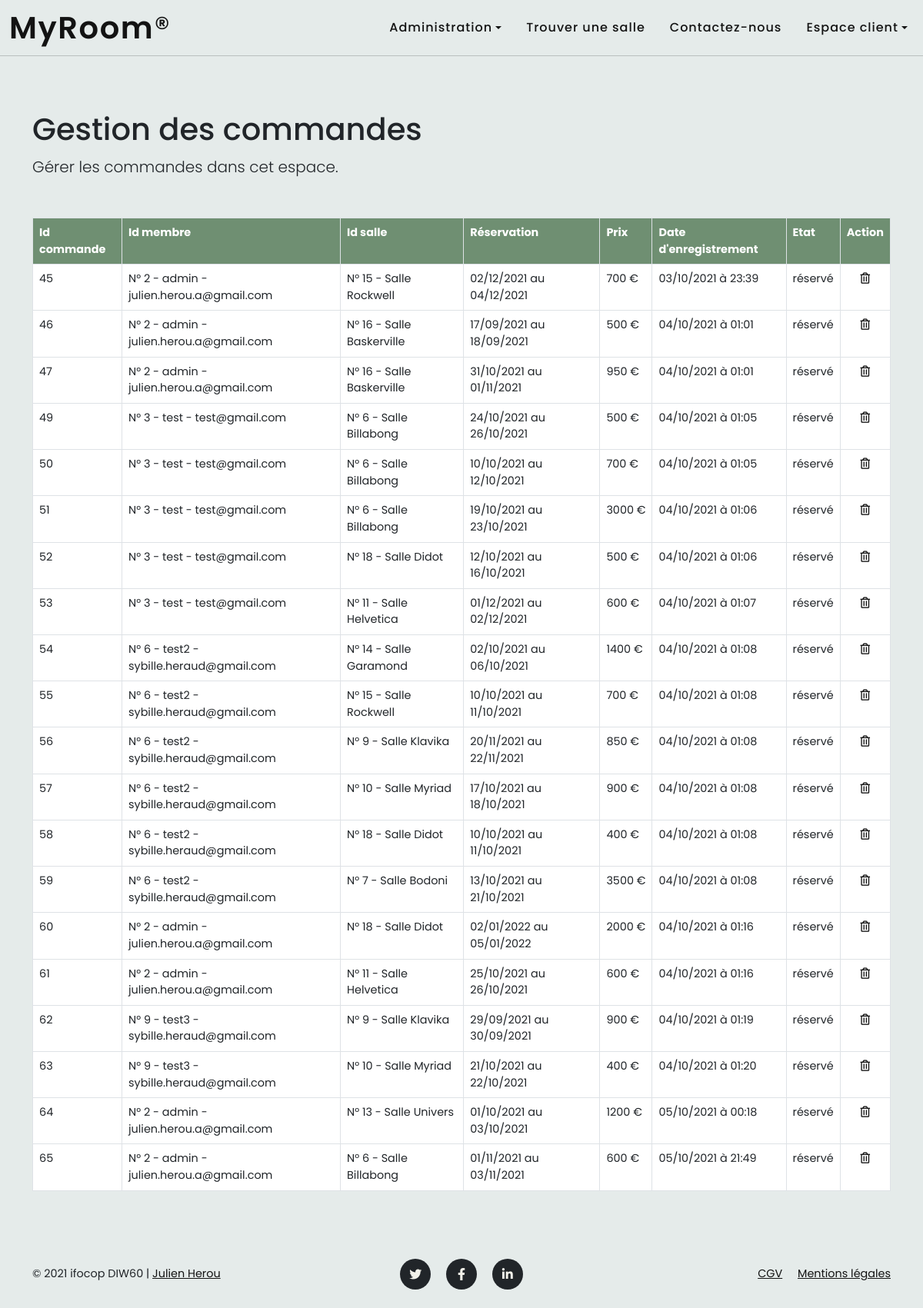
The app's page /admin/gestion_commandes.php (signed in) with its own data.
### tables this page shows
CREATE TABLE IF NOT EXISTS `salle` (
  `id_salle` int(3) NOT NULL AUTO_INCREMENT,
  `titre` varchar(255) NOT NULL,
  `description` text NOT NULL,
  `photo` varchar(255) NOT NULL,
  `pays` varchar(255) NOT NULL,
  `ville` varchar(255) NOT NULL,
  `adresse` varchar(255) NOT NULL,
  `cp` varchar(5) NOT NULL,
  `capacite` int(3) NOT NULL,
  `categorie` enum('Réunion','Bureau','Formation') NOT NULL,
  PRIMARY KEY (`id_salle`)
);

CREATE TABLE IF NOT EXISTS `commande` (
  `id_commande` int(3) NOT NULL AUTO_INCREMENT,
  `id_membre` int(5) DEFAULT NULL,
  `id_produit` int(3) DEFAULT NULL,
  `date_enregistrement` datetime NOT NULL,
  PRIMARY KEY (`id_commande`),
  KEY `id_produit` (`id_produit`),
  KEY `id_membre` (`id_membre`)
);

CREATE TABLE IF NOT EXISTS `membre` (
  `id_membre` int(5) NOT NULL AUTO_INCREMENT,
  `pseudo` varchar(255) NOT NULL,
  `mdp` varchar(255) NOT NULL,
  `nom` varchar(255) NOT NULL,
  `prenom` varchar(255) NOT NULL,
  `email` varchar(255) NOT NULL,
  `civilite` enum('m','f','nb') NOT NULL,
  `statut` int(1) NOT NULL,
  `date_enregistrement` datetime NOT NULL,
  PRIMARY KEY (`id_membre`)
);

CREATE TABLE IF NOT EXISTS `produit` (
  `id_produit` int(3) NOT NULL AUTO_INCREMENT,
  `id_salle` int(3) NOT NULL,
  `date_arrivee` datetime NOT NULL,
  `date_depart` datetime NOT NULL,
  `prix` int(5) NOT NULL,
  `etat` enum('libre','reservation') NOT NULL,
  PRIMARY KEY (`id_produit`),
  KEY `produit_ibfk_1` (`id_salle`)
);

### admin/gestion_commandes.php (the view, shortened to what this page needs)
<?php
include '../inc/init.inc.php';
$liste_commande = $pdo->query("SELECT * FROM salle, produit, membre, commande WHERE salle.id_salle = produit.id_salle AND membre.id_membre = commande.id_membre AND produit.id_produit = commande.id_produit ORDER BY id_commande");
include '../inc/header.inc.php';
include '../inc/nav-back.inc.php';
?>
    <header class="container mt-5">
        <div class="pt-5 rounded col-12">
            <h1 class="mt-5">Gestion des commandes</h1>
            <p class="lead">Gérer les commandes dans cet espace.</p>
        </div>
    </header>
    <main class="container main-back mt-5" id="main-back-commande">
        <div class="row">
            <div class="col-12 mx-auto bloc-table">
                <table class="table table-bordered bg-white">
                    <tr class="bg-perso-green text-white">
                        <th>Id commande</th>
                        <th>Id membre</th>
                        <th>Id salle</th>
                        <th>Réservation</th>
                        <th>Prix</th>
                        <th>Date d'enregistrement</th>
                        <th>Etat</th>
                        <th>Action</th>
                    </tr>
                    <?php
                    while($ligne = $liste_commande->fetch(PDO::FETCH_ASSOC)) {
                        echo '<tr>';
                        echo '<td>' . $ligne['id_commande'] . '</td>';
                        echo '<td>N° ' . $ligne['id_membre'] . ' - ' . $ligne['pseudo'] . ' - ' . $ligne['email'] . '</td>';
                        echo '<td>N° ' . $ligne['id_salle'] . ' - Salle ' . $ligne['titre'];
                        echo '<td>' . date('d/m/Y', strtotime($ligne['date_arrivee'])) . ' au ' . date('d/m/Y', strtotime($ligne['date_depart'])) . '</td>';
                        echo '<td>' . $ligne['prix'] . '&nbsp;€</td>';
                        echo '<td> ' . date('d/m/Y à H:i', strtotime($ligne['date_enregistrement'])) . '</td>';
                        if ( $ligne['etat'] == 'reservation') {
                            echo '<td>réservé</td>';
                        } else {
                            echo '<td>' . $ligne['etat'] . '</td>';
                        }
                        echo '
                            <td class="text-center">
                                <a href="?action=supprimer&id_commande=' . $ligne['id_commande'] . '" class="btn-supr confirm_delete" ><i class="far fa-trash-alt"></i></a>
                            </td>';
                        echo '</tr>';
                    }
                    ?>
                </table>
            </div>
        </div>
    </main>
<?php
include '../inc/footer.inc.php';

### assets/css/style.css (style rules this page uses)
:root { --bg-color: #F3F2EA; --text-color: #131313; --primary-color: #6F8F72; --secondary-color: #717C89; --tertiary-color: #D88373; --quaternary-color: #E5EBEA; scroll-behavior: smooth; }
html { scroll-padding-top: 4.5rem; }
body { position: relative; overflow-x: hidden; background-color: var(--bg-color); font-family: 'Poppins', sans-serif; }
.body-back { background-color: var(--quaternary-color); }
p { line-height: 1.75; }
.bg-perso-green { background-color: var(--primary-color); }
.btn-supr { padding: .5rem; color: #131313; }
#main-back-commande table { font-size: .9rem; }

### records on screen
salle: commande.id_commande "45", commande.id_membre "2", membre.pseudo "admin", membre.email "julien.herou.a@gmail.com", produit.id_salle "15", titre "Rockwell", produit.date_arrivee "02/12/2021", produit.date_depart "04/12/2021", produit.prix "700", commande.date_enregistrement "03/10/2021 à 23:39", commande.id_commande "55", commande.id_membre "6", membre.pseudo "test2", membre.email "sybille.heraud@gmail.com", produit.date_arrivee "10/10/2021", produit.date_depart "11/10/2021", commande.date_enregistrement "04/10/2021 à 01:08"
salle: commande.id_commande "46", commande.id_membre "2", membre.pseudo "admin", membre.email "julien.herou.a@gmail.com", produit.id_salle "16", titre "Baskerville", produit.date_arrivee "17/09/2021", produit.date_depart "18/09/2021", produit.prix "500", commande.date_enregistrement "04/10/2021 à 01:01", commande.id_commande "47", produit.date_arrivee "31/10/2021", produit.date_depart "01/11/2021", produit.prix "950"
salle: commande.id_commande "49", commande.id_membre "3", membre.pseudo "test", membre.email "test@gmail.com", produit.id_salle "6", titre "Billabong", produit.date_arrivee "24/10/2021", produit.date_depart "26/10/2021", produit.prix "500", commande.date_enregistrement "04/10/2021 à 01:05", commande.id_commande "50", produit.date_arrivee "10/10/2021", produit.date_depart "12/10/2021", produit.prix "700", commande.id_commande "51", produit.date_arrivee "19/10/2021", produit.date_depart "23/10/2021", produit.prix "3000", commande.date_enregistrement "04/10/2021 à 01:06", commande.id_commande "65", commande.id_membre "2", membre.pseudo "admin", membre.email "julien.herou.a@gmail.com", produit.date_arrivee "01/11/2021", produit.date_depart "03/11/2021", produit.prix "600", commande.date_enregistrement "05/10/2021 à 21:49"
salle: commande.id_commande "52", commande.id_membre "3", membre.pseudo "test", membre.email "test@gmail.com", produit.id_salle "18", titre "Didot", produit.date_arrivee "12/10/2021", produit.date_depart "16/10/2021", produit.prix "500", commande.date_enregistrement "04/10/2021 à 01:06", commande.id_commande "58", commande.id_membre "6", membre.pseudo "test2", membre.email "sybille.heraud@gmail.com", produit.date_arrivee "10/10/2021", produit.date_depart "11/10/2021", produit.prix "400", commande.date_enregistrement "04/10/2021 à 01:08", commande.id_commande "60", commande.id_membre "2", membre.pseudo "admin", membre.email "julien.herou.a@gmail.com", produit.date_arrivee "02/01/2022", produit.date_depart "05/01/2022", produit.prix "2000", commande.date_enregistrement "04/10/2021 à 01:16"
salle: commande.id_commande "53", commande.id_membre "3", membre.pseudo "test", membre.email "test@gmail.com", produit.id_salle "11", titre "Helvetica", produit.date_arrivee "01/12/2021", produit.date_depart "02/12/2021", produit.prix "600", commande.date_enregistrement "04/10/2021 à 01:07", commande.id_commande "61", commande.id_membre "2", membre.pseudo "admin", membre.email "julien.herou.a@gmail.com", produit.date_arrivee "25/10/2021", produit.date_depart "26/10/2021", commande.date_enregistrement "04/10/2021 à 01:16"
salle: commande.id_commande "54", commande.id_membre "6", membre.pseudo "test2", membre.email "sybille.heraud@gmail.com", produit.id_salle "14", titre "Garamond", produit.date_arrivee "02/10/2021", produit.date_depart "06/10/2021", produit.prix "1400", commande.date_enregistrement "04/10/2021 à 01:08"
salle: commande.id_commande "56", commande.id_membre "6", membre.pseudo "test2", membre.email "sybille.heraud@gmail.com", produit.id_salle "9", titre "Klavika", produit.date_arrivee "20/11/2021", produit.date_depart "22/11/2021", produit.prix "850", commande.date_enregistrement "04/10/2021 à 01:08", commande.id_commande "62", commande.id_membre "9", membre.pseudo "test3", produit.date_arrivee "29/09/2021", produit.date_depart "30/09/2021", produit.prix "900", commande.date_enregistrement "04/10/2021 à 01:19"
salle: commande.id_commande "57", commande.id_membre "6", membre.pseudo "test2", membre.email "sybille.heraud@gmail.com", produit.id_salle "10", titre "Myriad", produit.date_arrivee "17/10/2021", produit.date_depart "18/10/2021", produit.prix "900", commande.date_enregistrement "04/10/2021 à 01:08", commande.id_commande "63", commande.id_membre "9", membre.pseudo "test3", produit.date_arrivee "21/10/2021", produit.date_depart "22/10/2021", produit.prix "400", commande.date_enregistrement "04/10/2021 à 01:20"
salle: commande.id_commande "59", commande.id_membre "6", membre.pseudo "test2", membre.email "sybille.heraud@gmail.com", produit.id_salle "7", titre "Bodoni", produit.date_arrivee "13/10/2021", produit.date_depart "21/10/2021", produit.prix "3500", commande.date_enregistrement "04/10/2021 à 01:08"
salle: commande.id_commande "64", commande.id_membre "2", membre.pseudo "admin", membre.email "julien.herou.a@gmail.com", produit.id_salle "13", titre "Univers", produit.date_arrivee "01/10/2021", produit.date_depart "03/10/2021", produit.prix "1200", commande.date_enregistrement "05/10/2021 à 00:18"
